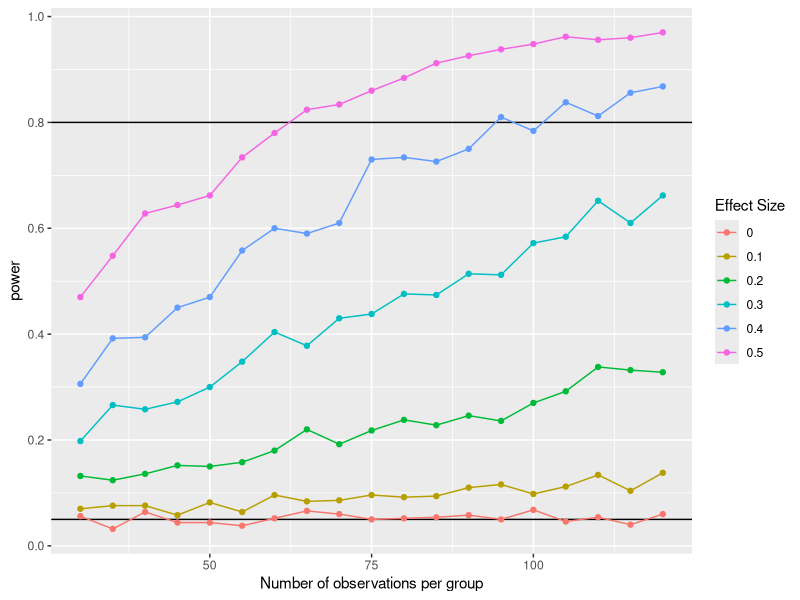

Here is the R script that generated this plot:
## ---- chunk 1
knitr::opts_chunk$set(echo = TRUE, message = FALSE)
options("scipen"=10, "digits"=4)
set.seed(8675309)
## ---- chunk 2
library(tidyverse)
## ---- chunk 3
my_t_sim <- function(n1 = 100, m1 = 0, sd1 = 1,
                     n2 = 100, m2 = 0, sd2 = 1) {
  # simulate data
  grp1 <- rnorm(n1, m1, sd1)
  grp2 <- rnorm(n2, m2, sd2)
  
  # analyse
  tt <- t.test(grp1, grp2)
  
  # calculate cohens d for independent samples
  s_pooled <- sqrt(((n1-1) * sd(grp1)^2 + (n2-1) *
                      sd(grp2)^2)/(n1+n2))
  d <- (tt$estimate[[1]] - tt$estimate[[2]]) / s_pooled
  
  # return named list of values
  list(d = d,
       t  = tt$statistic[[1]],
       df = tt$parameter[[1]],
       p  = tt$p.value)
}
## ---- chunk 4
my_t_sim(n1 = 20, m1 = 100, sd1 = 10, 
         n2 = 20, m2 = 105, sd2 = 10)
## ---- chunk 5
results <- map_df(1:100, ~my_t_sim(n1 = 20, m1 = 100, sd1 = 10, 
                                   n2 = 20, m2 = 105, sd2 = 10))
## ---- chunk 6
head(results) %>% knitr::kable()
## ---- chunk 7
params <- crossing(
  n1 = seq(30, 120, 5),
  m1 = seq(0, 0.5, 0.1),
  sd1 = 1,
  m2 = 0,
  sd2 = 1
) %>%
  mutate(n2 = n1)
## ---- chunk 8
results <- pmap_dfr(params, my_t_sim)
## ---- chunk 9
head(results) %>% knitr::kable()
## ---- chunk 10
results <- pmap_dfr(params, function(...) {
  args <- list(...) # get list of named arguments
  # run 500 replications per set of parameters
  map_df(1:500, ~my_t_sim(n1 = args$n1, m1 = args$m1, sd1 = args$sd1,
                        n2 = args$n2, m2 = args$m2, sd2 = args$sd2)) %>%
    mutate(!!!args) # add columns to specify arguments
})
## ---- chunk 11
results %>%
  group_by(n1, n2, m1, m2) %>%
  summarise(power = mean(p < .05)) %>%
  ggplot(aes(n1, power, color = as.factor(m1))) +
  geom_hline(yintercept = 0.05) +
  geom_hline(yintercept = 0.80) +
  geom_point() +
  geom_line() +
  scale_color_discrete(name = "Effect Size") +
  xlab("Number of observations per group") +
  scale_y_continuous(breaks = seq(0,1,.2))
